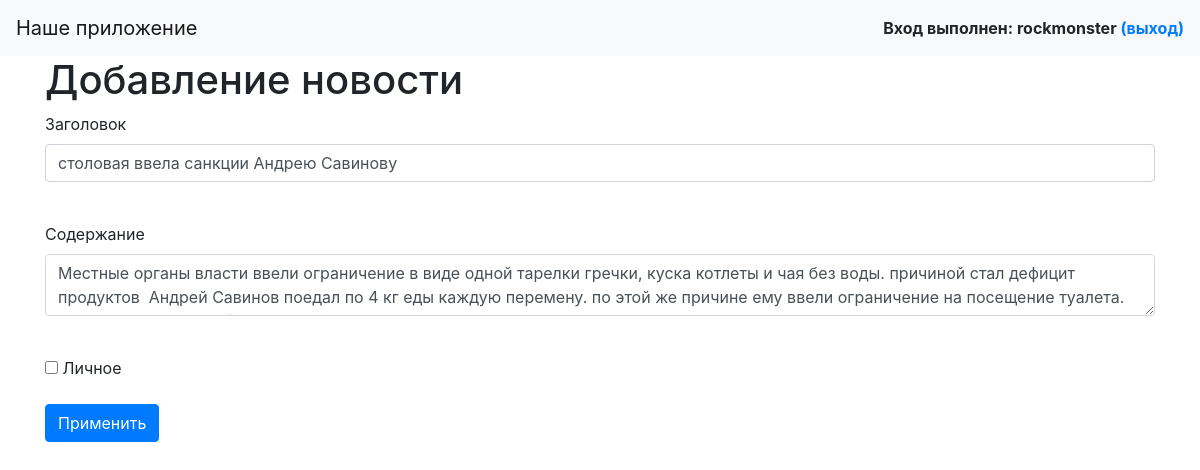
Before: /news/6 (signed in) with the older database file.
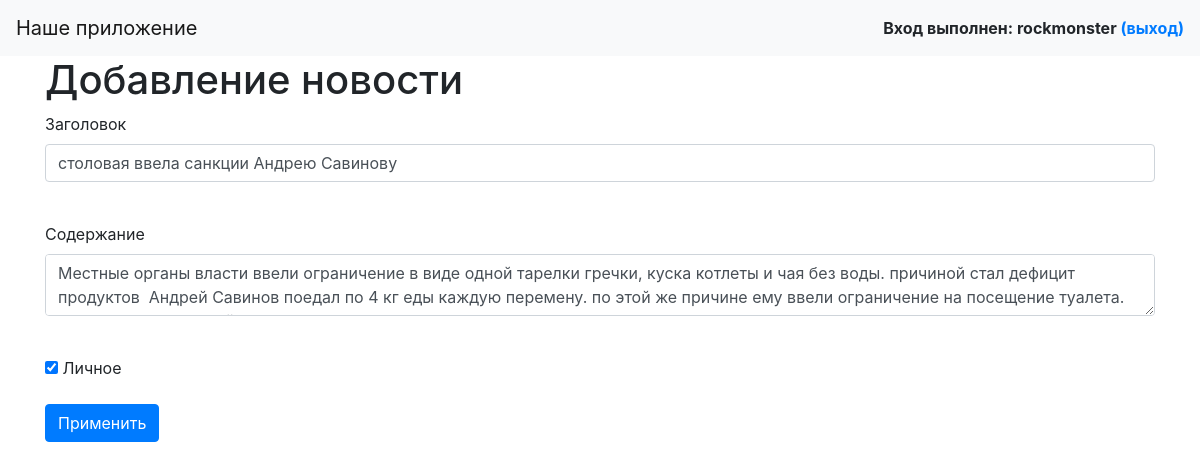
After: the same page with the newer database file.
### data/news.py (models this page shows)
class News(SqlAlchemyBase, UserMixin, SerializerMixin):
    __tablename__ = 'news'
    id = sqlalchemy.Column(sqlalchemy.Integer,
                           primary_key=True, autoincrement=True)
    title = sqlalchemy.Column(sqlalchemy.String, nullable=True)
    content = sqlalchemy.Column(sqlalchemy.String, nullable=True)
    created_date = sqlalchemy.Column(sqlalchemy.DateTime,
                                     default=datetime.datetime.now)
    is_private = sqlalchemy.Column(sqlalchemy.Boolean, default=True)
    user_id = sqlalchemy.Column(sqlalchemy.Integer,
                                sqlalchemy.ForeignKey("users.id"))
    user = orm.relation('User')
    categories = orm.relation("Category", secondary="association", backref="news")

### main.py (the view, shortened to what this page needs)
@app.route('/news/<int:id>', methods=['GET', 'POST'])
@login_required
def edit_news(id):
    form = NewsForm()
    if request.method == "GET":
        db_sess = db_session.create_session()
        news = db_sess.query(News).filter(News.id == id,
                                          News.user == current_user
                                          ).first()
        if news:
            form.title.data = news.title
            form.content.data = news.content
            form.is_private.data = news.is_private
        else:
            abort(404)
    return render_template('news.html',
                           title='Редактирование новости',
                           form=form
                           )

### forms/news.py
class NewsForm(FlaskForm):
    title = StringField('Заголовок', validators=[DataRequired()])
    content = TextAreaField("Содержание")
    is_private = BooleanField("Личное")
    submit = SubmitField('Применить')

### data/db_session.py (called while the page is built)
def create_session() -> Session:
    global __factory
    return __factory()

### main.py (called while the page is built)
@login_manager.user_loader
def load_user(user_id):
    db_sess = db_session.create_session()
    return db_sess.query(User).get(user_id)

### templates/news.html (shortened to what this page needs)
{% extends "base.html" %}
{% block content %}
<h1>Добавление новости</h1>
<form action="" method="post">
    <p>
        {{ form.title.label }}<br>
        {{ form.title(class="form-control") }}<br>
    </p>
    <p>
        {{ form.content.label }}<br>
        {{ form.content(class="form-control") }}<br>
    </p>
    <p>{{ form.is_private() }} {{ form.is_private.label }}</p>
    <p>{{ form.submit(type="submit", class="btn btn-primary") }}</p>
</form>
{% endblock %}

Changed rows visible on the page:
changed News "столовая ввела санкции Андрею Савинову": is_private "☐" → "☑"
